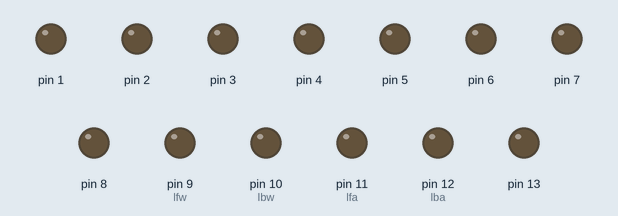
Simulated run of this sketch. Board: Arduino Uno, built with avr-gcc and run on an emulated ATmega328P. Shown: output pins drawn as LEDs (lit = HIGH).

Above: at 0.5 s.
At 1.5 s:
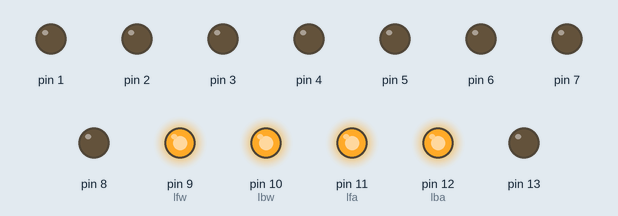
Timing chart, 0 to 5.2 s (numbered marks = the images above):
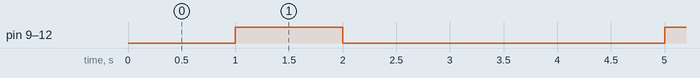

Measured:
- by itself, pin 9 (lfw), pin 10 (lbw), pin 11 (lfa), pin 12 (lba): alternates HIGH for 1.0 s and LOW for 3.0 s

The sketch:

double_strap_test.ino
```cpp
int del = 1000;

int rh = 2;     // right hand
int rfw = 3;    // right front wrist
int rfa = 5;    // right front arm
int rba = 6;    // right back arm
int rbw = 4;    // right back wrist

int lh = 8;     // left hand
int lfw = 9;    // left front wrist
int lfa = 11;   // left front arm
int lba = 12;   // left back arm
int lbw = 10;   // left back wrist

void setup() {
  pinMode(1,OUTPUT);
  pinMode(2,OUTPUT);
  pinMode(3,OUTPUT);
  pinMode(4,OUTPUT);
  pinMode(5,OUTPUT);
  pinMode(6,OUTPUT);
  pinMode(7,OUTPUT);
  pinMode(8,OUTPUT);
  pinMode(9,OUTPUT);
  pinMode(10,OUTPUT);
  pinMode(11,OUTPUT);
  pinMode(12,OUTPUT);
  pinMode(13,OUTPUT);

}


void loop() {


//  for (int pulse = 100; pulse >= 10 ; pulse=pulse-5){
//    digitalWrite(lfa,LOW);
//    digitalWrite(lba,HIGH);
//    delay(pulse);
//    digitalWrite(lfa,HIGH);
//    digitalWrite(lba,LOW);
//    delay(pulse);
////    if (pulse < window and pulse > loWindow){
////      digitalWrite(lh,HIGH);
////      delay(pulse);
////      digitalWrite(lh,LOW);
////    }
//  }
  delay(1000);
  digitalWrite(lba,HIGH);
  digitalWrite(lfa,HIGH);
  digitalWrite(lbw,HIGH);
  digitalWrite(lfw,HIGH);
  delay(1000);


//  digitalWrite(lh,LOW);
  digitalWrite(lfa,LOW);
  digitalWrite(lba,LOW);
  digitalWrite(lfw,LOW);
  digitalWrite(lbw,LOW);

//  digitalWrite(rbw,HIGH);
//  digitalWrite(rfw,HIGH);
//  delay(200);
//  digitalWrite(rbw,LOW);
//  digitalWrite(rfw,LOW);

//  digitalWrite(prevpin,LOW);
  delay(2000);
//  prevState = state;


}
```
